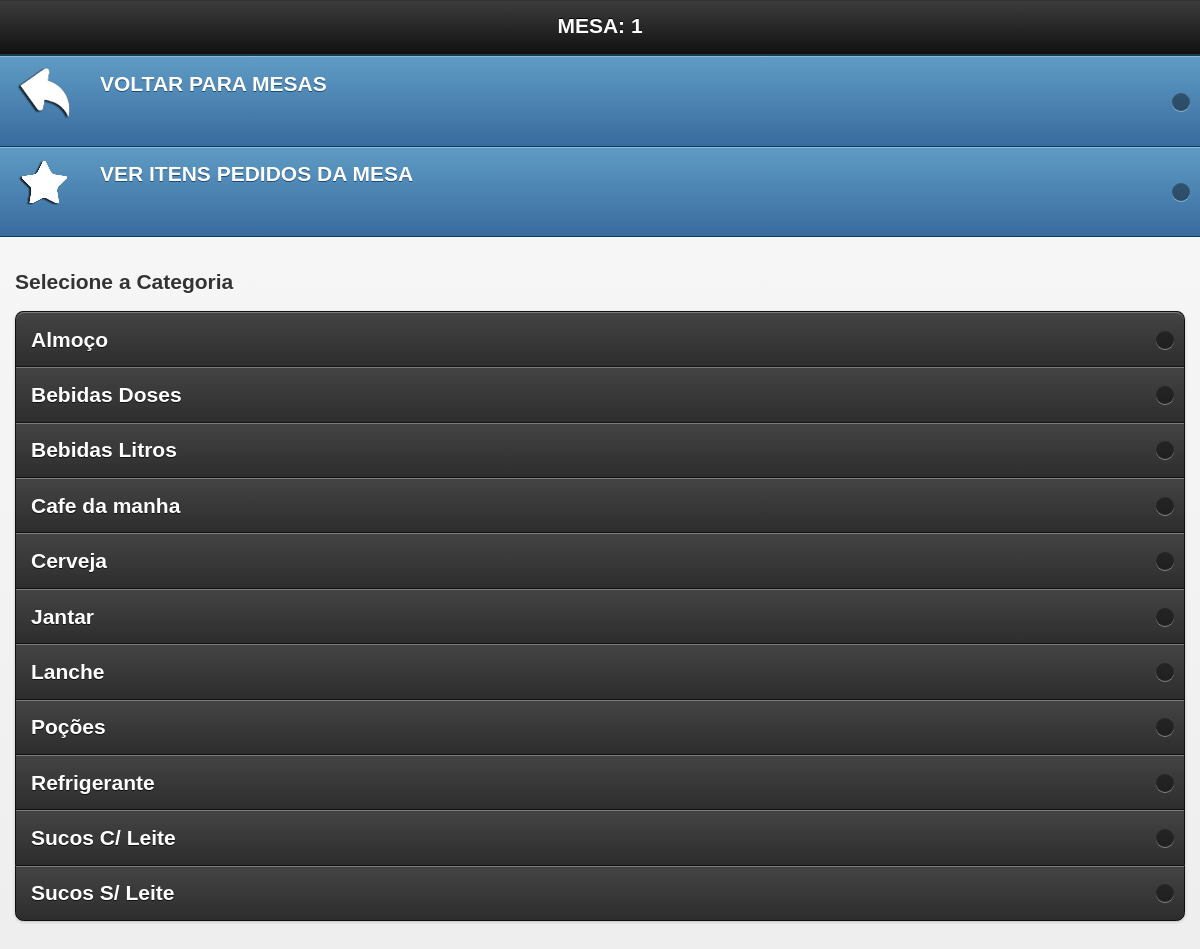
/mobile/inicio.php?id_mesa=1&idGarcon=10 (signed in), run on the app's committed database.
### tables this page shows
CREATE TABLE `categoria` (
  `id_categoria` int(10) NOT NULL AUTO_INCREMENT,
  `nome` varchar(200) NOT NULL,
  PRIMARY KEY (`id_categoria`)
);

### mobile/inicio.php (the view, shortened to what this page needs)
<?php include "../config/conexao.php";
$login = $_SESSION['garcon_session'];
$g = mysql_query("SELECT * FROM garcon WHERE login='$login'");
$mostra = mysql_fetch_array($g);
	$idmesa = $_GET['id_mesa'];
?>
<!doctype html>
<html class="no-js ui-mobile-rendering" lang="pt">
<head>
      <link rel="stylesheet" href="css/jquery.mobile-1.3.1.min.css" />
      <link rel="stylesheet" href="../css/css.css"/>
</head>
<body>
<div id="categories" data-role="page" data-title="Categories">
      <div data-role="header">
            <h1>MESA: <?php echo $idmesa ?> </h1>
      </div>
  		<?php
		$idmesa = $_GET['id_mesa'];
		$idGarcon = $_GET['idGarcon'];
			if($idGarcon == ""){
			?>
<a href="javascript:confirmar('?abre=abrir&id_mesa=<?php echo $idmesa ?>&idGarcon=<?php echo $mostra['idGarcon']; ?>')"><div id="abreMesa">ABRIR MESA</div></a>
			<?php
            }else{
			?>
          <ul data-role="listview" data-theme="b">
            <li><a href="mesas.php">VOLTAR PARA MESAS<img src="1.png"/></a></li>
            <li><a href="vermesa.php?id_mesa=<?php echo $idmesa?>">VER ITENS PEDIDOS DA MESA<img src="2.png"/></a></li>
            </ul>
      <div data-role="content">
            <h2>Selecione a Categoria</h2>
            <ul data-role="listview" data-inset="true" data-theme="a">
  <?php
        $sql = mysql_query("SELECT * FROM categoria ORDER BY nome ASC") or die(mysql_error);
        while($l = mysql_fetch_array($sql)){
    ?>
   <li><a href="produto.php?id_categoria=<?php echo $l['id_categoria']; ?>&id_mesa=<?php echo $idmesa ?>&idGarcon=<?php echo $mostra['idGarcon']; ?>" class="animals"><?php echo $l['nome'] ?></a></li>
                  <?php } }?>
            </ul><b style="color: #2ac8e5">
      </div>
</div>
</body>
</html>

### css/css.css (style rules this page uses)
body { margin-left: 0px;margin-top: 0px;margin-right: 0px;margin-bottom: 0px; background-color:#FFF; font-family:Verdana, Geneva, sans-serif; font-size:14px; }
h1 { font-size:18px; margin-top:0; }

### data on the page
categoria: nome "Almoço"
categoria: nome "Bebidas Doses"
categoria: nome "Bebidas Litros"
categoria: nome "Cafe da manha"
categoria: nome "Cerveja"
categoria: nome "Jantar"
categoria: nome "Lanche"
categoria: nome "Poções"
categoria: nome "Refrigerante"
categoria: nome "Sucos C/ Leite"
categoria: nome "Sucos S/ Leite"

### other printed values
$idmesa "1"
